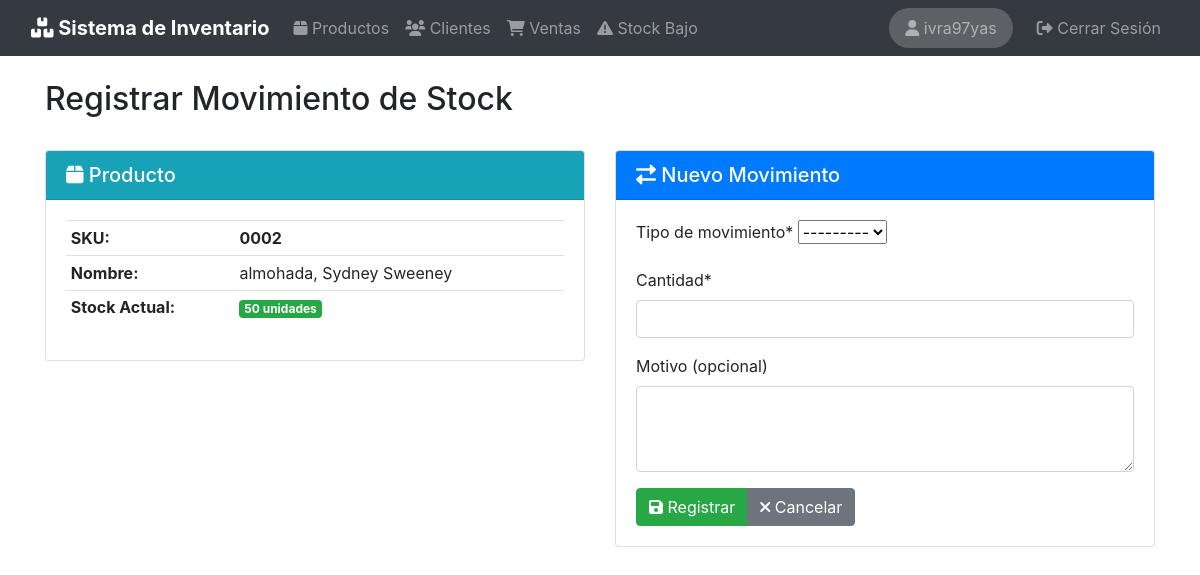
Before: /productos/2/movimiento/ (signed in) with the older database file.
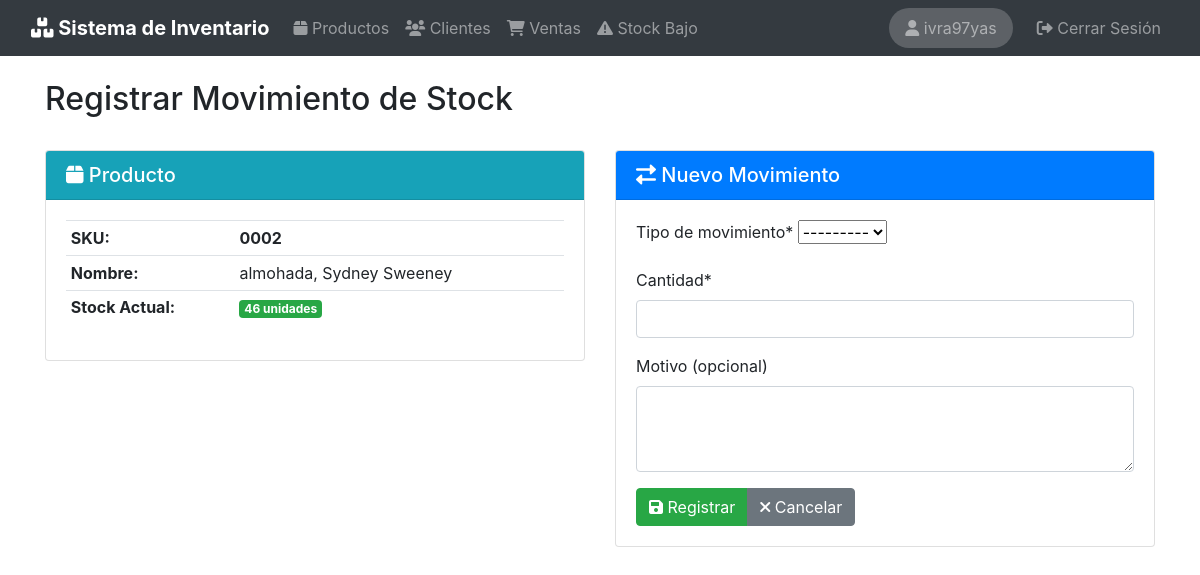
After: the same page with the newer database file.
### productos/models.py (models this page shows, shortened)
class Producto(models.Model):
    sku = models.CharField("SKU", max_length=50, unique=True, help_text="Código de identificación único")
    nombre = models.CharField("Nombre", max_length=50)
    descripcion = models.CharField("Descripcion", max_length=200)
    precio = models.DecimalField("Precio", max_digits=10, decimal_places=2)
    stock = models.IntegerField(default=0)
    stock_minimo = models.IntegerField(default=5, verbose_name="Stock Minimo")
    imagen = models.ImageField(
        "Imagen",
        upload_to=get_image_path,
        validators=[validate_image_size],
        blank=True,
        null=True,
        help_text="Formatos permitidos: jpg, png, gif. Tamaño maximo: 5MB"
    )
    fecha_creacion = models.DateTimeField("Fecha de creacion", auto_now_add=True)
    fecha_actualizacion = models.DateTimeField("Fecha de creacion", auto_now=True)
    class Meta:
        verbose_name = 'Producto'
        verbose_name_plural = 'Productos'
        ordering = ['nombre']
    @property
    def necesita_reposicion(self):
        return self.stock < self.stock_minimo

### productos/views.py (the view, shortened to what this page needs)
# urls.py: path('<int:pk>/movimiento/', views.MovimientoStockCreateView.as_view(), name='movimiento_create'),
class MovimientoStockCreateView(LoginRequiredMixin, CreateView):
    model = MovimientoStock
    template_name = "productos/movimiento_form.html"
    form_class = MovimientoStockForm
    def get_form_kwargs(self):
        kwargs = super().get_form_kwargs()
        kwargs["producto"] = get_object_or_404(Producto, pk=self.kwargs["pk"])
        return kwargs
    def get_context_data(self, **kwargs):
        context = super().get_context_data(**kwargs)
        context["producto"] = get_object_or_404(Producto, pk=self.kwargs["pk"])
        return context

### templates/productos/movimiento_form.html (shortened to what this page needs)
{% extends 'base.html' %}
{% load bootstrap4 %}
{% load crispy_forms_tags %}
{% block header %}Registrar Movimiento de Stock{% endblock %}
{% block content %}
<div class="row">
    <div class="col-md-6">
        <div class="card mb-3">
            <div class="card-header bg-info text-white">
                <h5 class="mb-0"><i class="fas fa-box"></i> Producto</h5>
            </div>
            <div class="card-body">
                <table class="table table-sm">
                    <tr>
                        <th>SKU:</th>
                        <td><strong>{{ producto.sku }}</strong></td>
                    </tr>
                    <tr>
                        <th>Nombre:</th>
                        <td>{{ producto.nombre }}</td>
                    </tr>
                    <tr>
                        <th>Stock Actual:</th>
                        <td>
                            <span class="badge badge-{% if producto.necesita_reposicion %}warning{% else %}success{% endif %}">
                                {{ producto.stock }} unidades
                            </span>
                        </td>
                    </tr>
                </table>
            </div>
        </div>
    </div>
    <div class="col-md-6">
        <div class="card">
            <div class="card-header bg-primary text-white">
                <h5 class="mb-0"><i class="fas fa-exchange-alt"></i> Nuevo Movimiento</h5>
            </div>
            <div class="card-body">
                <form method="post">
                    {{ form|crispy }}
                    <div class="btn-group">
                        <button type="submit" class="btn btn-success">
                            <i class="fas fa-save"></i> Registrar
                        </button>
                        <a href="{% url 'productos:producto_detail' producto.pk %}" class="btn btn-secondary">
                            <i class="fas fa-times"></i> Cancelar
                        </a>
                    </div>
                </form>
            </div>
        </div>
    </div>
</div>
{% endblock %}

Changed rows visible on the page:
changed Producto "almohada, Sydney Sweeney": stock "50" → "46"
